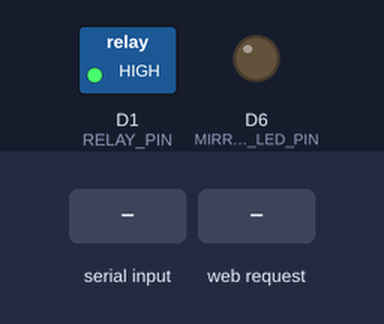
The sketch below on a simulated ESP8266 (NodeMCU). On the bench: switched loads named in the sketch (green lamp = pin HIGH), output pins drawn as LEDs (lit = HIGH). Inputs (shaded band) come from the test bench. WiFi joins after 1.5 s; servers stay silent unless stated; what the sketch prints to the serial monitor is not drawn.

Above: at 1.4 s.
1.5 s: "OPEN 1\n" received over Serial
3.0 s: HTTP request GET /PING received
4.5 s: HTTP request GET /OPEN received
6.0 s: "PING 1\n" received over Serial
7.5 s: HTTP request GET /CLOSE received
9.0 s: "CLOSE 1\n" received over Serial
Timing chart, 0 to 11.5 s (numbered marks = the images above; inputs shaded):
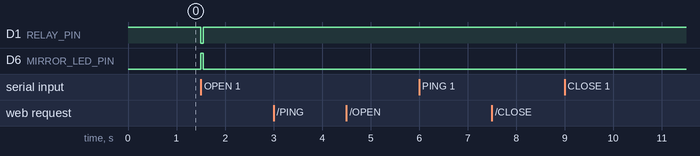

Measured:
- after the input at 1.5 s, D1 (RELAY_PIN): HIGH → LOW at once, → HIGH 0.05 s later; D6 (MIRROR_LED_PIN): LOW → HIGH at once, → LOW 0.05 s later
- after the input at 3.0 s, every drawn part: stays the same
- after the input at 4.5 s, every drawn part: stays the same
- after the input at 6.0 s, every drawn part: stays the same
- after the input at 7.5 s, every drawn part: stays the same
- after the input at 9.0 s, every drawn part: stays the same

The sketch:

voice_doorlock_nodeMCU.ino
```cpp
// ESP8266 Doorlock - Minimal (AP 모드 + TCP 제어 + 릴레이 + SEQ 상태머신)
// 파이썬에서 "AUTHOK" 또는 "SEQ on1 gap on2" 한 줄만 보냄.

#include <ESP8266WiFi.h>

// ── 네트워크 ──
#define USE_AP_MODE 1              // 1: SoftAP, 0: STA(공유기 접속)
#if USE_AP_MODE
const char* ap_ssid = "DoorlockAP";
const char* ap_pass = "12345678";  // 8자 이상
#else
const char* sta_ssid = "";
const char* sta_pass = "";
#endif
WiFiServer server(7777);

// ── 릴레이 핀/논리 설정 ──
#define RELAY_PIN D1               // GPIO5 → 릴레이 IN
#define RELAY_ACTIVE_LOW 1         // 대부분 릴레이 모듈은 'LOW일 때 ON'

// ── 상태 미러용 LED (D6, Active-High) ──
#define MIRROR_LED 1
#define MIRROR_LED_PIN D6
#define MIRROR_LED_ACTIVE_HIGH 1   // HIGH=켜짐

// ── OPEN(단일 펄스) 상태 ──
bool relayOn = false;
bool pulseInProgress = false;
unsigned long pulseEndAt = 0;

// ── SEQ 상태머신 ──
bool seqActive = false;
uint8_t seqPhase = 0;              // 0=idle, 1=on1, 2=gap(off), 3=on2
unsigned long seqPhaseEndAt = 0;
int seqOn1 = 0, seqGap = 0, seqOn2 = 0;
const int SEQ_MIN_MS = 10;
const int SEQ_MAX_MS = 20000;

// ── 유틸 ──
void logln(const String& s) { Serial.println(s); }

void setMirrorLed(bool on) {
#if MIRROR_LED
  pinMode(MIRROR_LED_PIN, OUTPUT);
#if MIRROR_LED_ACTIVE_HIGH
  digitalWrite(MIRROR_LED_PIN, on ? HIGH : LOW);
#else
  digitalWrite(MIRROR_LED_PIN, on ? LOW : HIGH);
#endif
#endif
}

void setRelay(bool on) {
  relayOn = on;
#if RELAY_ACTIVE_LOW
  digitalWrite(RELAY_PIN, on ? LOW : HIGH);
#else
  digitalWrite(RELAY_PIN, on ? HIGH : LOW);
#endif
  setMirrorLed(on);
}

int relayStateForReport() { return relayOn ? 1 : 0; }

String readLineFromClient(WiFiClient& c) {
  static String buf;
  while (c.available()) {
    char ch = c.read();
    if (ch == '\r') continue;
    if (ch == '\n') { String line = buf; buf = ""; return line; }
    buf += ch;
  }
  return String();
}

String readLineFromSerial() {
  static String sbuf;
  while (Serial.available()) {
    char ch = Serial.read();
    if (ch == '\r') continue;
    if (ch == '\n') { String line = sbuf; sbuf = ""; return line; }
    sbuf += ch;
  }
  return String();
}

void reply(WiFiClient* pc, const String& s) {
  if (pc && pc->connected()) pc->println(s);
  logln(s);
}

// ── SEQ 취소 ──
void cancelSeqIfRunning() {
  if (seqActive) {
    seqActive = false;
    seqPhase = 0;
    setRelay(false);
    logln("SEQ CANCELED");
  }
}

// ── SEQ 시작 ──
void startSeq(int on1, int gap, int on2, WiFiClient* pc) {
  on1 = constrain(on1, SEQ_MIN_MS, SEQ_MAX_MS);
  gap = constrain(gap, SEQ_MIN_MS, SEQ_MAX_MS);
  on2 = constrain(on2, SEQ_MIN_MS, SEQ_MAX_MS);

  // 다른 동작 취소
  pulseInProgress = false;
  cancelSeqIfRunning();

  seqOn1 = on1; seqGap = gap; seqOn2 = on2;
  seqActive = true; seqPhase = 1;
  setRelay(true);
  seqPhaseEndAt = millis() + (unsigned long)seqOn1;

  reply(pc, "OK SEQ " + String(seqOn1) + " " + String(seqGap) + " " + String(seqOn2));
  reply(pc, "STATUS " + String(relayStateForReport()));
}

// ── 명령 처리 ──
void processCommand(const String& raw, WiFiClient* pc) {
  String line = raw; line.trim(); line.toUpperCase();

  if (line == "PING") {
    reply(pc, "PONG");
  }
  else if (line.startsWith("OPEN")) {  // OPEN [ms]
    cancelSeqIfRunning();
    int ms = 500;
    int sp = line.indexOf(' ');
    if (sp > 0) { int v = line.substring(sp + 1).toInt(); if (v > 0) ms = v; }
    const int MIN_PULSE_MS = 50, MAX_PULSE_MS = 10000;
    ms = constrain(ms, MIN_PULSE_MS, MAX_PULSE_MS);

    setRelay(true);
    pulseInProgress = true;
    pulseEndAt = millis() + (unsigned long)ms;

    reply(pc, "OK OPEN " + String(ms));
    reply(pc, "STATUS " + String(relayStateForReport()));
  }
  else if (line == "CLOSE") {
    cancelSeqIfRunning();
    setRelay(false);
    pulseInProgress = false;
    reply(pc, "OK CLOSE");
    reply(pc, "STATUS " + String(relayStateForReport()));
  }
  else if (line == "STATUS") {
    reply(pc, "STATUS " + String(relayStateForReport()));
  }
  else if (line.startsWith("SEQ")) {   // SEQ on1 gap on2
    int on1 = 1000, gap = 5000, on2 = 1000;   // 기본값
    int p1 = line.indexOf(' ');
    if (p1 > 0) {
      String rest = line.substring(p1 + 1);
      int p2 = rest.indexOf(' ');
      int p3 = (p2 > 0) ? rest.indexOf(' ', p2 + 1) : -1;
      if (p2 > 0 && p3 > 0) {
        on1 = rest.substring(0, p2).toInt();
        gap = rest.substring(p2 + 1, p3).toInt();
        on2 = rest.substring(p3 + 1).toInt();
      }
    }
    startSeq(on1, gap, on2, pc);
  }
  else if (line == "AUTHOK") {        // 편의: 1초 ON → 5초 OFF → 1초 ON
    startSeq(1000, 5000, 1000, pc);
  }
  else {
    reply(pc, "ERR UNKNOWN: " + line);
  }
}

void setup() {
  pinMode(RELAY_PIN, OUTPUT);
  setRelay(false);
#if MIRROR_LED
  pinMode(MIRROR_LED_PIN, OUTPUT);
  setMirrorLed(false);
#endif

  Serial.begin(115200);
  delay(200);

#if USE_AP_MODE
  WiFi.mode(WIFI_AP);
  WiFi.softAP(ap_ssid, ap_pass);
  IPAddress ip = WiFi.softAPIP();
  logln("READY AP " + ip.toString());   // 보통 192.168.4.1
#else
  WiFi.mode(WIFI_STA);
  WiFi.begin(sta_ssid, sta_pass);
  Serial.print("WIFI CONNECTING");
  while (WiFi.status() != WL_CONNECTED) { delay(300); Serial.print("."); }
  Serial.println();
  logln("READY STA " + WiFi.localIP().toString());
#endif

  server.begin();
  logln("SERVER 7777 STARTED");
  logln(RELAY_ACTIVE_LOW ? "RELAY LOGIC: ACTIVE_LOW" : "RELAY LOGIC: ACTIVE_HIGH");
}

void loop() {
  unsigned long now = millis();

  // ── OPEN(단일 펄스) 종료 ──
  if (pulseInProgress && (long)(now - pulseEndAt) >= 0) {
    setRelay(false);
    pulseInProgress = false;
    logln("PULSE DONE");
    logln("STATUS " + String(relayStateForReport()));
  }

  // ── SEQ 상태머신 ──
  if (seqActive && (long)(now - seqPhaseEndAt) >= 0) {
    if (seqPhase == 1) {                // on1 끝 → gap
      setRelay(false);
      seqPhase = 2;
      seqPhaseEndAt = now + (unsigned long)seqGap;
      logln("SEQ GAP");
      logln("STATUS " + String(relayStateForReport()));
    } else if (seqPhase == 2) {         // gap 끝 → on2
      setRelay(true);
      seqPhase = 3;
      seqPhaseEndAt = now + (unsigned long)seqOn2;
      logln("SEQ ON2");
      logln("STATUS " + String(relayStateForReport()));
    } else if (seqPhase == 3) {         // on2 끝 → 종료
      setRelay(false);
      seqActive = false;
      seqPhase = 0;
      logln("SEQ DONE");
      logln("STATUS " + String(relayStateForReport()));
    }
  }

  // ── TCP 클라이언트 처리 ──
  static WiFiClient client;
  if (!client || !client.connected()) {
    client = server.available();
    if (client) logln("CLIENT CONNECTED");
  } else {
    String cmd = readLineFromClient(client);
    if (cmd.length() > 0) processCommand(cmd, &client);
    if (!client.connected()) {
      client.stop();
      logln("CLIENT DISCONNECT");
    }
  }

  // (옵션) 시리얼로도 테스트 가능
  String scmd = readLineFromSerial();
  if (scmd.length() > 0) processCommand(scmd, nullptr);

  yield(); // WiFi 유지
}
```
